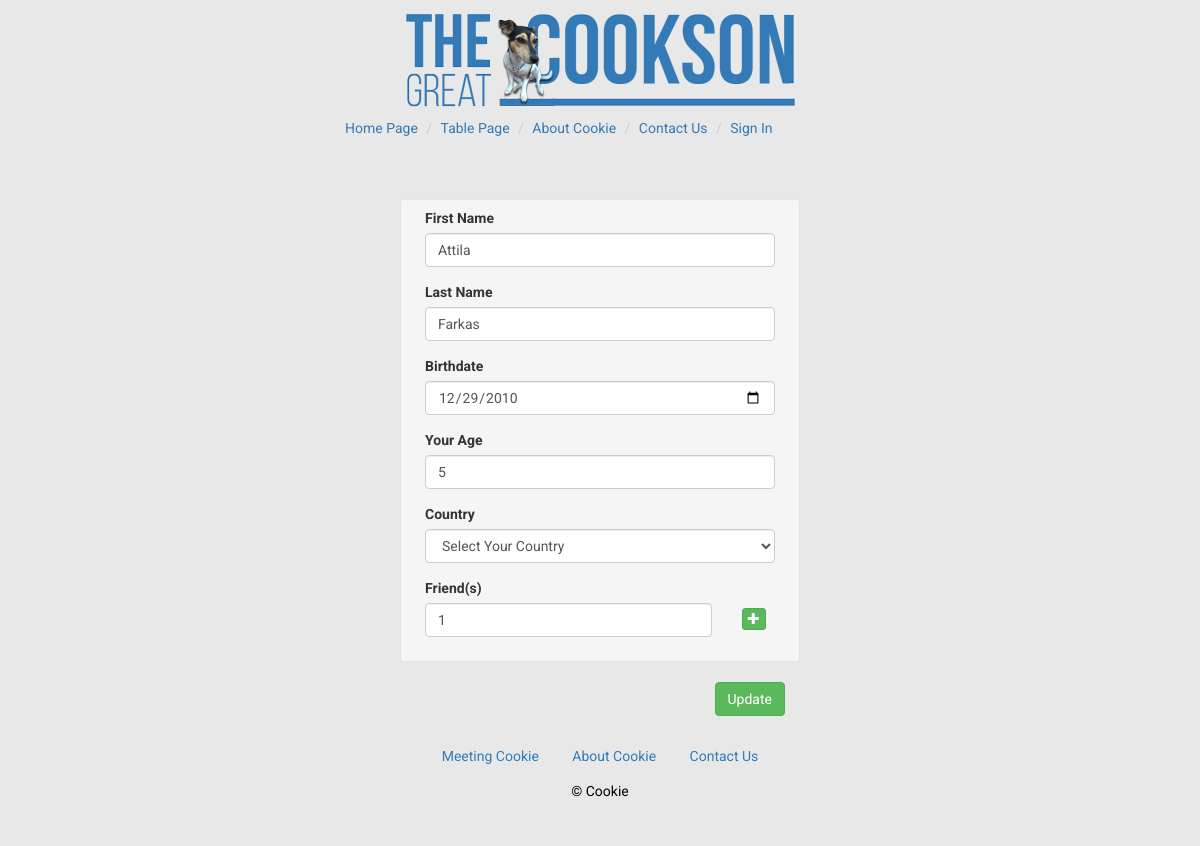
The page /page.php?p=edit-table&rowid=2 on the database its author committed.
### tables this page shows
CREATE TABLE IF NOT EXISTS `form_data` (
  `id` int(2) NOT NULL AUTO_INCREMENT,
  `first_name` varchar(50) NOT NULL,
  `last_name` varchar(50) NOT NULL,
  `birthday` date NOT NULL,
  `age` int(2) NOT NULL,
  `country` varchar(50) NOT NULL,
  `number_of_friends` int(2) NOT NULL,
  `modified_on` timestamp NOT NULL DEFAULT CURRENT_TIMESTAMP ON UPDATE CURRENT_TIMESTAMP,
  PRIMARY KEY (`id`)
);

### classes/post.php (called while the page is built, shortened)
<?php
require_once('database.php');
function get_form_data($rowID = false) {
	global $dbh;
	try {
		if ($rowID) {
			$stmt = $dbh->prepare("SELECT * FROM `form_data` WHERE `id`=" . $rowID);
		} else {
			$stmt = $dbh->prepare("SELECT * FROM `form_data`");
		}
	    $stmt->execute();
		$all_form_data = $stmt->fetchAll(PDO::FETCH_ASSOC);
		return $all_form_data;
	} catch (PDOException $e) {
		$error = $e->getMessage();
		$fp = file_put_contents( 'log/php-database-errors.log', print_r( $error, true ) );
		return false;
	}
}
?>

### page/edit-table.php (the view)
<?php
require_once('classes/post.php');
$form_data = get_form_data($_GET['rowid'])[0];
?>
<div class="row">
	<div class="col-md-4 col-md-offset-4">
		<div class="alert" id="edit-form-submission-notification" role="alert"></div>
		<form action="classes/post.php" method="post" class="form" name="tableupdate" id="my-edit-form" role="form">
			<div class="well well-sm row" id="form-input-list">
				<div class="col-md-12 first-name form-group">
					<label for="">First Name</label>
					<input class="form-control" type="text" name="first_name" value="<?php echo $form_data['first_name'] ;?>" maxlength="50" placeholder="First Name" required />
				</div>
				<div class="col-md-12 last-name form-group">
					<label for="">Last Name</label>
					<input type="text" class="form-control"  name="last_name" value="<?php echo $form_data['last_name'] ;?>" maxlength="50" placeholder="Last Name" required />
				</div>
				<div class="col-md-12 form-group">
					<label for="birthday-picker">Birthdate</label>
					<input type="date" format="yyyy-mm-dd" class="form-control" name="birthdate" value="<?php echo $form_data['birthday'] ;?>" id="birthday-picker" placeholder="Select your birthday">
				</div>
				<div class="col-md-12 form-group">
					<label for="age" class="age-selector">Your Age</label>
					<input type="text" class="form-control" id="age" name="age" value="<?php echo $form_data['age'] ;?>" placeholder="Your age will appear here." required />
				</div>
				<div class="col-md-12 form-group">
					<label for="country-selector">Country</label>
					<select class="form-control" type="selectable" name="country" value="<?php echo $form_data['country'] ;?>" id="country-selector" placeholder="Country">
						<option value="" data-option-selected="<?php echo $form_data['country'] ;?>">Select Your Country</option>
					</select>
				</div>
			    <div class="col-md-12 form-group">
			    	<label>Friend(s)</label>
			    	<div class="row">
						<div class="col-md-10">
							<div class="control-group">
						    	<input type="text" class="form-control" id="friends" maxlength="50" name="friends[]" value="<?php echo $form_data['number_of_friends'] ;?>" placeholder="Enter your friend's name...">
					    	</div>
						</div>
			    		<div class="col-md-2">
			    			<button class="btn btn-xs btn-success add-friend">
			    				<span class="glyphicon glyphicon-plus"></span>
			    			</button>
			    		</div>
			    	</div>
			  	</div>
			</div>
			<div class="but-submit">
				<button type="submit" role="button" class="btn btn-success btn-update" id="button-update" data-form-id="<?php echo $form_data['id'];?>" name="update">Update</button>
			</div>
		</form>
	</div>
</div>

### assets/css/style.css (style rules this page uses)
html * { font-family: "Roboto" !important; }
.glyphicon { font-family: 'Glyphicons Halflings' !important; }
.add-friend { margin-top: 5px; }
button#button-update { float: right; }

### rows shown on the page
form_data: first_name "Attila", last_name "Farkas", birthdate "12/29/2010", age "5", country "Select Your Country", number_of_friends "1"
